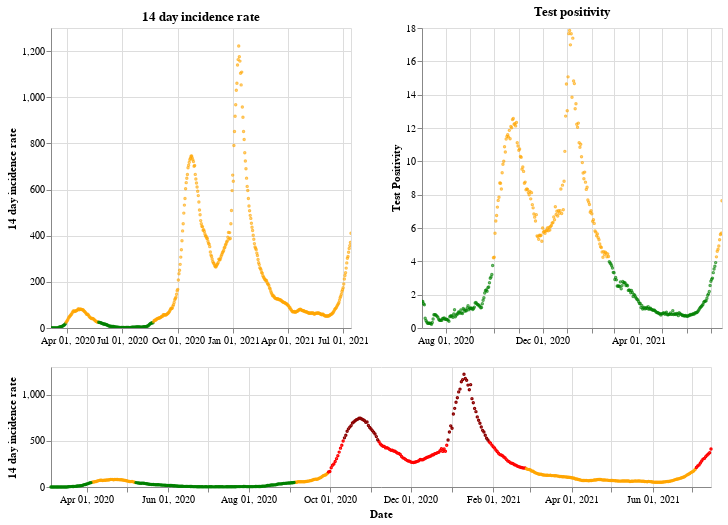

The notebook cell this image was saved under:
### Markdown cell above
## Northern Ireland

### Code cell
plot_traffic_light('Northern Ireland')

### Figure 1 — Vega-Lite specification as saved in the notebook (floating-point values rounded to 4 significant figures; data arrays with more than 128 entries replaced by an {"elided": "..."} marker saying what was removed)
{"config": {"view": {"continuousWidth": 400, "continuousHeight": 300}}, "vconcat": [{"hconcat": [{"mark": {"type": "point", "size": 2}, "encoding": {"color": {"condition": {"value": "green", "test": "(datum.twoWeeklyCasesRate <= 25)"}, "value": "orange"}, "tooltip": [{"type": "nominal", "field": "areaName"}, {"type": "temporal", "field": "date"}, {"type": "quantitative", "field": "twoWeeklyCasesRate"}, {"type": "quantitative", "field": "testPositivity"}], "x": {"type": "temporal", "axis": {"title": ""}, "field": "date", "scale": {"domain": {"selection": "DateBrush"}}, "timeUnit": "yearmonthdate"}, "y": {"type": "quantitative", "axis": {"title": "14 day incidence rate"}, "field": "twoWeeklyCasesRate"}}, "title": "14 day incidence rate", "width": 300}, {"mark": {"type": "point", "size": 2}, "encoding": {"color": {"condition": {"value": "green", "test": "(datum.testPositivity <= 4)"}, "value": "orange"}, "tooltip": [{"type": "nominal", "field": "areaName"}, {"type": "temporal", "field": "date"}, {"type": "quantitative", "field": "twoWeeklyCasesRate"}, {"type": "quantitative", "field": "testPositivity"}], "x": {"type": "temporal", "axis": {"title": ""}, "field": "date", "scale": {"domain": {"selection": "DateBrush"}}, "timeUnit": "yearmonthdate"}, "y": {"type": "quantitative", "axis": {"title": "Test Positivity"}, "field": "testPositivity"}}, "title": "Test positivity", "width": 300}]}, {"layer": [{"mark": {"type": "point", "size": 2}, "encoding": {"color": {"condition": {"value": "orange", "test": "(((datum.testPositivity < 4) && (datum.twoWeeklyCasesRate >= 50)) && (datum.twoWeeklyCasesRate < 200))"}, "value": "red"}, "opacity": {"condition": {"value": 1, "test": "((datum.twoWeeklyCasesRate >= 50) && (datum.twoWeeklyCasesRate < 500))"}, "value": 0}, "tooltip": [{"type": "nominal", "field": "areaName"}, {"type": "temporal", "field": "date"}, {"type": "quantitative", "field": "twoWeeklyCasesRate"}, {"type": "quantitative", "field": "testPositivity"}], "x": {"type": "temporal", "axis": {"title": "Date"}, "field": "date", "timeUnit": "yearmonthdate"}, "y": {"type": "quantitative", "axis": {"title": "14 day incidence rate"}, "field": "twoWeeklyCasesRate"}}, "selection": {"DateBrush": {"type": "interval", "encodings": ["x"], "fields": ["Time"]}}}, {"mark": {"type": "point", "size": 2}, "encoding": {"color": {"value": "darkred"}, "opacity": {"condition": {"value": 1, "test": "(datum.twoWeeklyCasesRate >= 500)"}, "value": 0}, "tooltip": [{"type": "nominal", "field": "areaName"}, {"type": "temporal", "field": "date"}, {"type": "quantitative", "field": "twoWeeklyCasesRate"}, {"type": "quantitative", "field": "testPositivity"}], "x": {"type": "temporal", "axis": {"title": "Date"}, "field": "date", "timeUnit": "yearmonthdate"}, "y": {"type": "quantitative", "axis": {"title": "14 day incidence rate"}, "field": "twoWeeklyCasesRate"}}}, {"mark": {"type": "point", "size": 2}, "encoding": {"color": {"condition": {"value": "green", "test": "((datum.testPositivity < 4) && (datum.twoWeeklyCasesRate < 50))"}, "value": "orange"}, "opacity": {"condition": {"value": 1, "test": "(datum.twoWeeklyCasesRate < 50)"}, "value": 0}, "tooltip": [{"type": "nominal", "field": "areaName"}, {"type": "temporal", "field": "date"}, {"type": "quantitative", "field": "twoWeeklyCasesRate"}, {"type": "quantitative", "field": "testPositivity"}], "x": {"type": "temporal", "axis": {"title": "Date"}, "field": "date", "timeUnit": "yearmonthdate"}, "y": {"type": "quantitative", "axis": {"title": "14 day incidence rate"}, "field": "twoWeeklyCasesRate"}}}], "height": 120, "width": 660}], "data": {"name": "data-6865d033027033298029b4eddd3cdbb6"}, "$schema": "https://vega.github.io/schema/vega-lite/v4.8.1.json", "datasets": {"data-6865d033027033298029b4eddd3cdbb6": {"elided": "498 records"}}}
